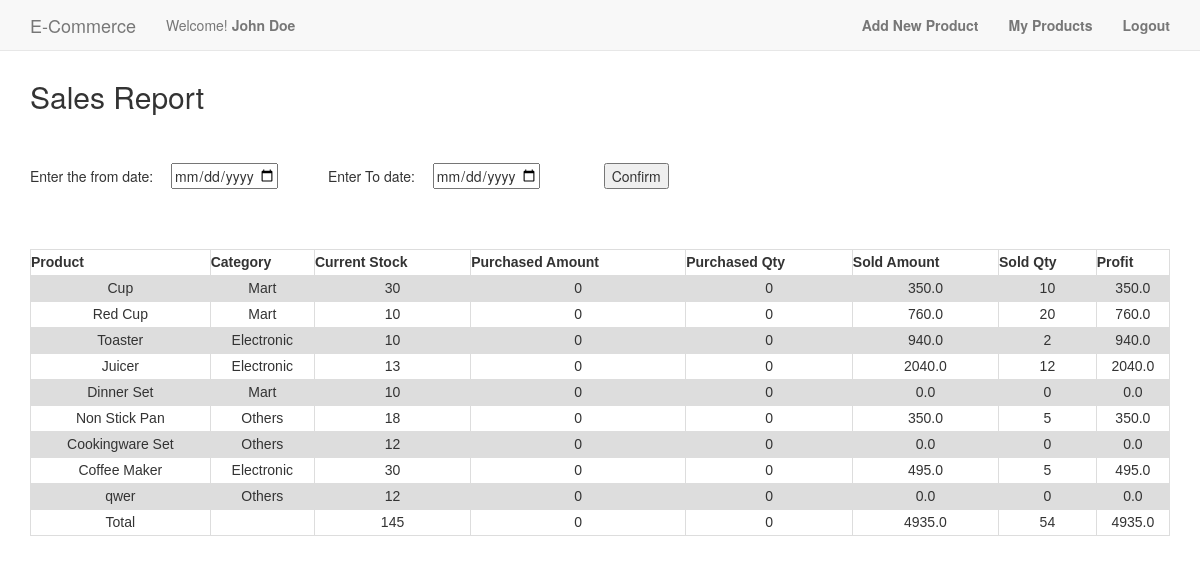
Page /products/report/ (signed in) on the committed database.
### users/models.py (models this page shows)
class User(AbstractUser):
    VENDOR = ('vendor', 'Vendor')
    RETAILER = ('retailer', 'Retailer')
    BUYER = ('buyer', 'Buyer')
    CATEGORY_CHOICES = (
        VENDOR,
        RETAILER,
        BUYER,
    )
    profile_pic = models.ImageField(upload_to='profile_pic', default='default_profile_pic.jpg')
    category = models.CharField(max_length=10, choices=CATEGORY_CHOICES, default=BUYER[0])
    biography = models.TextField(null=True, blank=True)

### products/models.py (models this page shows, shortened)
class Product(models.Model):
    COSMETICS = ('cosmetic', 'Cosmetic')
    MART = ('mart', 'Mart')
    GROCERIES = ('groceries', 'Groceries')
    HEALTH = ('health', 'Health')
    FASHION = ('fashion', 'Fashion')
    ELECTRONIC = ('electronic', 'Electronic')
    MOBILE = ('mobile', 'Mobile')
    SPORTS = ('sports', 'Sports')
    DIGITAL = ('digital', 'Digital')
    FOOD = ('food', 'Food')
    OTHERS = ('others', 'Others')
    CATEGORY_CHOICES = (
        COSMETICS,
        MART,
        GROCERIES,
        HEALTH,
        FASHION,
        ELECTRONIC,
        MOBILE,
        SPORTS,
        DIGITAL,
        FOOD,
        OTHERS
    )
    NOS = ('nos', 'Nos')
    DOZEN = ('dozen', 'Dozen')
    KGS = ('kgs', 'Kgs')
    METER = ('meter', 'Meter')
    SQFT = ('sqft', 'Sqft')
    SQM = ('sqm', 'sqm')
    UNIT_CHOICES = (
        NOS,
        DOZEN,
        KGS,
        METER,
        SQFT,
        SQM
    )
    name = models.CharField(max_length=250, null=False, blank=False)
    category = models.CharField(max_length=10, choices=CATEGORY_CHOICES, default=OTHERS[0])
    unit = models.CharField(max_length=10, choices=UNIT_CHOICES, default=NOS[0])
    picture = models.ImageField(upload_to='product_pic', default='product_default.png')
    description = models.TextField(null=True, blank=True)
    in_stock = models.IntegerField(default=0)
    owned_by = models.ForeignKey(User, on_delete=models.CASCADE, related_name='products', blank=False)
    created_on = models.DateTimeField(auto_now_add=True)
    modified_on = models.DateTimeField(auto_now=True)
    bought_on = models.DateField(blank=True, null=True)
    latest_price = models.FloatField(blank=False, null=False)
    key = models.UUIDField(default=uuid.uuid4)

### products/views.py (the view, shortened to what this page needs)
# urls.py: path('report/', ReportView.as_view(), name='report'),
class ReportView(LoginRequiredMixin, View):
    login_url = reverse_lazy('login')
    template_name = 'report.html'
    def get(self, request):
        products = self.get_products()
        context = self.get_context(products)
        return render(request, self.template_name, context=context)
    def get_products(self):
        return Product.objects.filter(owned_by=self.request.user)
    def get_sales_set(self, product_key, start, end, is_buyer=False):
        sales = Sale.objects.filter(product__key=product_key, seller=self.request.user)
        if is_buyer:
            sales = Sale.objects.filter(product__key=product_key, buyer=self.request.user)
        if start:
            start = datetime.strptime(start, '%Y-%m-%d')
            start = datetime.combine(start.date(), datetime.min.time())
            sales = sales.filter(created_on__gte=start)
        if end:
            end = datetime.strptime(end, '%Y-%m-%d')
            end = datetime.combine(end.date(), datetime.max.time())
            sales = sales.filter(created_on__lte=end)
        return sales
    def get_context(self, products, start=None, end=None):
        context = {
            'objects': [],
            'total': {
                'product_stock': 0,
                'purchase_qty': 0,
                'purchase_price': 0,
                'sold_qty': 0,
                'sold_price': 0,
                'profit': 0
            },
            'start': start,
            'end': end
        }
        for product in products:
            sale_set = self.get_sales_set(product.key, start, end)
            purchase_set = self.get_sales_set(product.key, start, end, is_buyer=True)
            purchase = purchase_set.first()
            data = {
                'product_name': product.name, 'product_category': product.get_category_display(),
                'product_stock': product.in_stock,
                'purchase_qty': purchase_set.aggregate(Sum('purchased_quantity', default=0))['purchased_quantity__sum'],
                'purchase_price': purchase.purchase_price if purchase else 0,
                'sold_qty': sale_set.aggregate(Sum('purchased_quantity', default=0))['purchased_quantity__sum'],
                'sold_price': sale_set.aggregate(total=Sum(F('purchase_price') * F('purchased_quantity'),
                                                           default=0))['total']
            }
            data['profit'] = data['sold_price'] - (data['sold_qty'] * data['purchase_price'])
            context['objects'].append(data)
        for product in context['objects']:
            context['total']['product_stock'] += product['product_stock']
            context['total']['purchase_qty'] += product['purchase_qty']
            context['total']['purchase_price'] += product['purchase_price']
            context['total']['sold_qty'] += product['sold_qty']
            context['total']['sold_price'] += product['sold_price']
            context['total']['profit'] += product['profit']
        return context

### products/templates/report.html (shortened to what this page needs)
{% extends "base.html" %}
{% block content %}
    <h2>Sales Report</h2>
    <br/><br/>
    <form method="post" action="{% url 'report' %}" >
          Enter the from date:&emsp;
          <input type="date" id="start" name="start" placeholder="dd-mm-yyyy" value="{{start}}" min="1997-01-01" max="2030-12-31">
          &emsp;&emsp;&emsp;
          Enter To date:&emsp;
          <input type="date" id="end" name="end" placeholder="dd-mm-yyyy" value="{{end}}" min="1997-01-01" max="2030-12-31">
          <input type="submit" value="Confirm">
    </form>
    <br/><br/><br/>
  <table style="width:100%; line-height: 25px;">
    <tr>
      <th>Product</th>
      <th>Category</th>
      <th>Current Stock</th>
      <th>Purchased Amount</th>
      <th>Purchased Qty</th>
      <th>Sold Amount</th>
      <th>Sold Qty</th>
      <th>Profit</th>
    </tr>
    {% for object in objects %}
    <tr>
      <td>{{object.product_name}}</td>
      <td>{{object.product_category}}</td>
      <td>{{object.product_stock}}</td>
      <td>{{object.purchase_price}}</td>
      <td>{{object.purchase_qty}}</td>
      <td>{{object.sold_price}}</td>
      <td>{{object.sold_qty}}</td>
      <td>{{object.profit}}</td>
    </tr>
    {% endfor %}
    <tr>
      <td>Total</td>
      <td></td>
      <td>{{total.product_stock}}</td>
      <td>{{total.purchase_price}}</td>
      <td>{{total.purchase_qty}}</td>
      <td>{{total.sold_price}}</td>
      <td>{{total.sold_qty}}</td>
      <td>{{total.profit}}</td>
    </tr>
  </table>
{% endblock %}

### templates/base.html (shortened to what this page needs)
<!doctype html>
<html>
    <head>
        {% load static %}
        <link rel="stylesheet" type='text/css' href="{% static 'stylesheet.css' %}">
        <link rel="stylesheet" type="text/css" href="//maxcdn.bootstrapcdn.com/bootstrap/3.3.4/css/bootstrap.min.css">
    </head>
    <body>
        <div class="navbar navbar-default navbar-fixed-top">
            <div class="container">
                <div class="navbar-header">
                    {% if request.user.category == 'vendor' %}
                        <a class="navbar-brand" href="{% url 'list_products' %}">E-Commerce</a>
                    {% else %}
                        <a class="navbar-brand" href="{% url 'all_list_products' %}">E-Commerce</a>
                    {% endif %}
                </div>
                <div id="navbar-main" class="navbar-collapse collapse">
                    <ul class="nav navbar-nav">
                        {% if not request.user.is_anonymous %}
                        <li><a href="">Welcome! <b>{{ request.user.get_full_name }}</b></a></li>
                        {% endif %}
                    </ul>
                    <ul class="nav navbar-nav navbar-right">
                        {% if request.user.is_anonymous %}
                        <li><a href="{% url 'login' %}"><b>Login</b></a></li>
                        <li><a href="{% url 'signup' %}"><b>Sign Up</b></a></li>
                        {% elif request.user.category == 'vendor' %}
                        <li><a href="{% url 'create_product' %}"><b>Add New Product</b></a></li>
                        <li><a href="{% url 'list_products' %}"><b>My Products</b></a></li>
                        <li><a href="{% url 'logout' %}"><b>Logout</b></a></li>
                        {% elif request.user.category == 'buyer' %}
                        <li><a href="{% url 'all_list_products' %}"><b>Purchase Products</b></a></li>
                        <li><a href="{% url 'logout' %}"><b>Logout</b></a></li>
                        {% endif %}
                    </ul>
                </div>
            </div>
        </div>
        <div class="container">
            <br/><br/><br/>
            {% block content %}{% endblock %}
        </div>
    </body>
</html>

### static/stylesheet.css (style rules this page uses)
table { font-family: arial, sans-serif; border-collapse: collapse; width: 100%; }
td, th { border: 1px solid #dddddd; text-align: center; padding: 8px; }
tr:nth-child(even) { background-color: #dddddd; }

### rows in the picture
User: user.get_full_name "John Doe"
Product: product_name "Cup"
Product: product_name "Red Cup"
Product: product_name "Toaster"
Product: product_name "Juicer"
Product: product_name "Dinner Set"
Product: product_name "Non Stick Pan"
Product: product_name "Cookingware Set"
Product: product_name "Coffee Maker"
Product: product_name "qwer"

### other values in the picture
{{ object.product_category }} "Mart" "Mart" "Electronic" "Electronic" "Mart" "Others" "Others" "Electronic" "Others"
{{ object.product_stock }} "30" "10" "10" "13" "10" "18" "12" "30" "12"
{{ object.purchase_price }} "0" "0" "0" "0" "0" "0" "0" "0" "0"
{{ object.purchase_qty }} "0" "0" "0" "0" "0" "0" "0" "0" "0"
{{ object.sold_price }} "350.0" "760.0" "940.0" "2040.0" "0.0" "350.0" "0.0" "495.0" "0.0"
{{ object.sold_qty }} "10" "20" "2" "12" "0" "5" "0" "5" "0"
{{ object.profit }} "350.0" "760.0" "940.0" "2040.0" "0.0" "350.0" "0.0" "495.0" "0.0"
{{ total.product_stock }} "145"
{{ total.purchase_price }} "0"
{{ total.purchase_qty }} "0"
{{ total.sold_price }} "4935.0"
{{ total.sold_qty }} "54"
{{ total.profit }} "4935.0"
